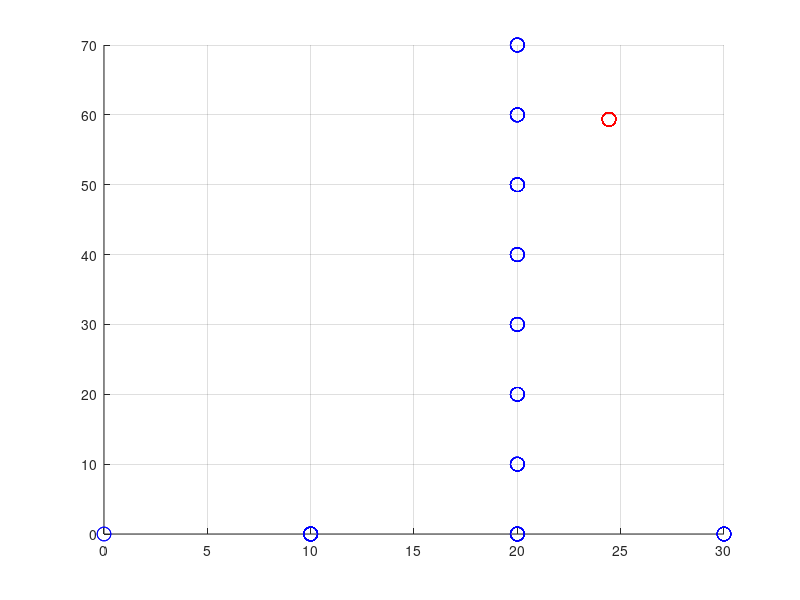

Recreate this plot in MATLAB. (Note: this script raises an error after producing the figure.)
% the algorithms place the node randomly and the drone at the center of the map
% from the real distance, we create a perfect ESP with polynom
% we add a noise (+-noise_level) to this and consider we received that
% the drone moves in a direction and does nb_measures measures
% if it's better it continues, otherwise switches direction
% after a cycle, incremental distance divided by two and go back
% we consider the drone always flies at 10m

clear all; close all;

% define node coordinates xyz (z altitude)
node_position = [rand*200-100, rand*200-100, 0];
drone_position = [0, 0, 10];
distance = 9999;

% define increment in position
dist_increment = 10;
increment_0p0 = [0, dist_increment, 0];
increment_0m0 = [0, -dist_increment, 0];
increment_p00 = [dist_increment, 0, 0];
increment_m00 = [-dist_increment, 0, 0];

% define polynom of ESP as function of distance
p = [0.000916, -0.3961, -84.94];    % note that min at distance of 216: https://www.wolframalpha.com/input/?i=0.000916x%5E2-0.3961x-84.94

% init
time = 0; 
step = 1;
state = 0;
ESP = []; 
distance = [];

% parameters
noise_level = 2; % +- 2dB
nb_measures_todo = 10;
time_limit = 1000;
pause_time = 0; % seconds

% localization
while time < time_limit
    
    % plot positions
    plot3(node_position(1), node_position(2), node_position(3), 'ro', 'MarkerSize', 10); grid on; hold on;
    if dist_increment == 10
        plot3(drone_position(1), drone_position(2), drone_position(3), 'bo', 'MarkerSize', 10);
    elseif dist_increment == 5
        plot3(drone_position(1), drone_position(2), drone_position(3), 'go', 'MarkerSize', 10);
    elseif dist_increment == 2.5
        plot3(drone_position(1), drone_position(2), drone_position(3), 'yo', 'MarkerSize', 10);
    elseif dist_increment == 1.25
        plot3(drone_position(1), drone_position(2), drone_position(3), 'ko', 'MarkerSize', 10);
    end
    view(0, 90);
    
    % recompute distance and get ESP (only temporary, will be from lora message afterwards
    distance = [distance, norm(drone_position - node_position)];
    perfect_ESP = p(1)*distance(step)^2 + p(2)*distance(step) + p(3);
    measured_ESP = perfect_ESP + rand()*2*noise_level - noise_level;
    ESP = [ESP, measured_ESP];
    
    switch state
        case 0 % starting point
            state = 1;
            
        case 1 % try p00 direction
            fprintf('Going p00 of %.1f meters\n', dist_increment);
            drone_position = drone_position + increment_p00;
            measures = 0;
            state = 2;
            
        case 2 % check progress
            measures = measures + 1;
            fprintf('#%d ', measures);
            if measures >= nb_measures_todo
                if mean(ESP(end-nb_measures_todo:end)) > ESP(end-nb_measures_todo-1) % better signal on average of last three
                    fprintf('\nProgress, continuing in this direction\n');
                    state = 1;
                else
                    fprintf('\nNo progress, go back then next direction\n');
                    drone_position = drone_position - increment_p00;
                    state = 3;
                end
            end
            
        case 3 % try m00 direction
            fprintf('Going m00 of %.1f meters\n', dist_increment);
            drone_position = drone_position + increment_m00;
            measures = 0;
            state = 4;
            
        case 4 %check progress
            measures = measures + 1;             
            fprintf('#%d ', measures);
            if measures >= nb_measures_todo
                if mean(ESP(end-nb_measures_todo:end)) > ESP(end-nb_measures_todo-1) % better signal on average of last three
                    fprintf('\nProgress, continuing in this direction\n');
                    state = 3;
                else
                    fprintf('\nNo progress, go back then next direction\n');
                    drone_position = drone_position - increment_m00;
                    state = 5;
                end
            end
            
        case 5 % try 0p0 direction
            fprintf('Going 0p0 of %.1f meters\n', dist_increment);
            drone_position = drone_position + increment_0p0;
            measures = 0;
            state = 6;
            
        case 6 % check progress
            measures = measures + 1;             
            fprintf('#%d ', measures);
            if measures >= nb_measures_todo
                if mean(ESP(end-nb_measures_todo:end)) > ESP(end-nb_measures_todo-1) % better signal on average of last three
                    fprintf('\nProgress, continuing in this direction\n');
                    state = 5;
                else
                    fprintf('\nNo progress, go back then next direction\n');
                    drone_position = drone_position - increment_0p0;
                    state = 7;
                end
            end
            
        case 7 % try m00 direction
            fprintf('Going 0m0 of %.1f meters\n', dist_increment);
            drone_position = drone_position + increment_0m0;
            measures = 0;
            state = 8;
            
        case 8 %check progress
            measures = measures + 1;             
            fprintf('#%d ', measures);
            if measures >= nb_measures_todo
                if mean(ESP(end-nb_measures_todo:end)) > ESP(end-nb_measures_todo-1) % better signal on average of last three
                    fprintf('\nProgress, continuing in this direction\n');
                    state = 7;
                else
                    fprintf('\nNo progress, go back then next direction\n');
                    drone_position = drone_position - increment_0m0;
                    state = 9;
                end
            end
            
        case 9
            % if reached maximum resolution for this increment, go smaller
            horizontal_dist = sqrt(max(distance_from_ESP(ESP(end)), 10)^2 - 100);
            fprintf('Estimated horizontal distance of %.2f m\n', horizontal_dist);
            if horizontal_dist < 2 * dist_increment
                dist_increment = dist_increment/2;
                increment_0p0 = [0, dist_increment, 0];
                increment_0m0 = [0, -dist_increment, 0];
                increment_p00 = [dist_increment, 0, 0];
                increment_m00 = [-dist_increment, 0, 0];
            end
            
            % go back to beginning of algorithm
            state = 1;
            
            % end condition
            if dist_increment < 1
                break;
            end
    end
    
    % time update
    time = time + 1;
    step = step + 1;
    
    % slows down simulation
    pause(pause_time);
end

% estimated final position
estimated_position = drone_position;% + increment_p00 + increment_0p0; % increments only for without noise

% plot positions
plot3(node_position(1), node_position(2), node_position(3), 'ro', 'MarkerSize', 10); grid on; hold on;
plot3(drone_position(1), drone_position(2), drone_position(3), 'bo', 'MarkerSize', 10);
plot3(estimated_position(1), estimated_position(2), estimated_position(3), 'gx', 'MarkerSize', 10);
view(0, 90);

% print
fprintf('\nEstimated position of node: x=%.2f, y=%.2f\n', estimated_position(1), estimated_position(2));
fprintf('Real position of node: x=%.2f, y=%.2f\n', node_position(1), node_position(2));
fprintf('Error: dx=%.2f, dy=%.2f, norm=%.2f\n', abs(estimated_position(1) - node_position(1)), abs(estimated_position(2) - node_position(2)), norm([abs(drone_position(1) - node_position(1)), abs(drone_position(2) - node_position(2))])); 
